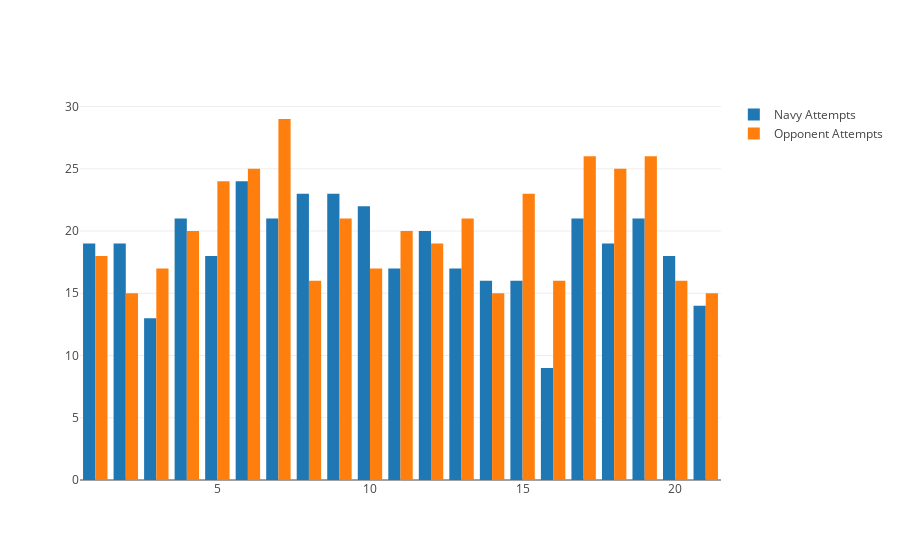

The notebook cell saved with this chart:
### Code cell
data = [trace1, trace2]
layout = go.Layout(barmode='group')

fig = go.Figure(data=data, layout=layout)
iplot(fig, filename='grouped-bar')

### Figure 1 — Plotly figure (JSON) as saved in the notebook; plotly's stock layout.template omitted (floating-point values rounded to 4 significant figures)
{"data": [{"name": "Navy Attempts", "type": "bar", "uid": "4affe55b-24d4-43f4-ab78-509affb94cf4", "x": [1, 2, 3, 4, 5, 6, 7, 8, 9, 10, 11, 12, 13, 14, 15, 16, 17, 18, 19, 20, 21], "y": [19, 19, 13, 21, 18, 24, 21, 23, 23, 22, 17, 20, 17, 16, 16, 9, 21, 19, 21, 18, 14]}, {"name": "Opponent Attempts", "type": "bar", "uid": "6061cd47-809e-4431-bf71-87defb184770", "x": [1, 2, 3, 4, 5, 6, 7, 8, 9, 10, 11, 12, 13, 14, 15, 16, 17, 18, 19, 20, 21], "y": [18, 15, 17, 20, 24, 25, 29, 16, 21, 17, 20, 19, 21, 15, 23, 16, 26, 25, 26, 16, 15]}], "layout": {"barmode": "group"}}
